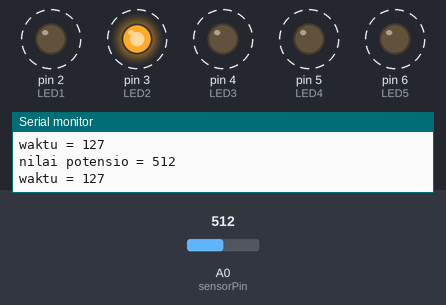
A sketch run on a simulated Arduino Uno, built with avr-gcc and run on an emulated ATmega328P. Parts: output pins drawn as LEDs (lit = HIGH), the last lines printed to the serial monitor. Dashed ring = blinking. The test bench sets the inputs (shaded band); at power-on: A0 (sensorPin) = 512.

Above: at 1.4 s.
1.5 s: A0 (sensorPin) set to 0
At 2.7 s:
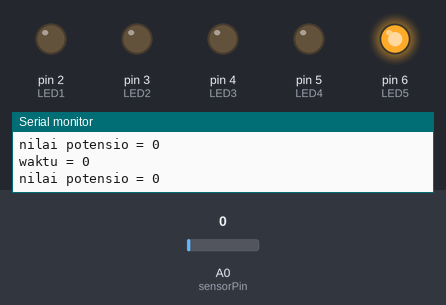
3.5 s: A0 (sensorPin) set to 122
At 4.35 s:
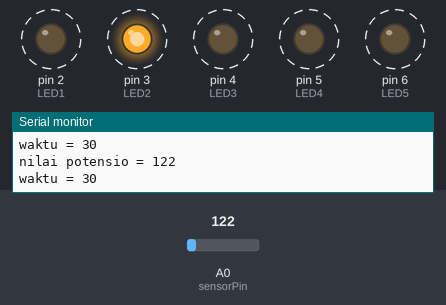
6.8 s: A0 (sensorPin) set to 0
At 8.6 s:
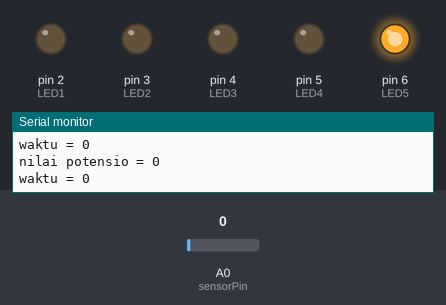
Timing chart, 0 to 10.1 s (numbered marks = the images above; inputs shaded):
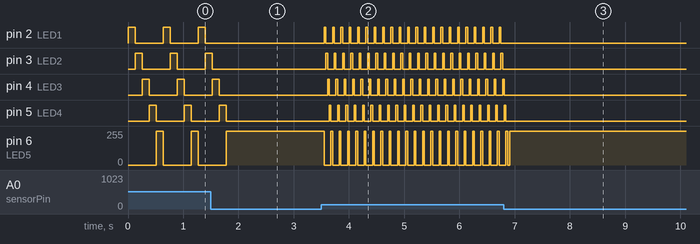

Measured:
- after the input at 1.5 s, pin 2 (LED1): stops changing and stays LOW; pin 3 (LED2): goes on until 1.5 s, then stays LOW; pin 4 (LED3): goes on until 1.7 s, then stays LOW; pin 5 (LED4): goes on until 1.8 s, then stays LOW; pin 6 (LED5): goes on until 1.8 s, then stays 255/255
- after the input at 3.5 s, pin 2 (LED1): alternates HIGH for 0.03 s and LOW for 0.12 s, starting after 0.05 s; pin 3 (LED2): alternates HIGH for 0.03 s and LOW for 0.12 s, starting after 0.08 s
- after the input at 6.8 s, pin 2 (LED1), pin 3 (LED2): stops changing and stays LOW; pin 4 (LED3), pin 5 (LED4): goes on until 6.8 s, then stays LOW
- by itself, pin 2 (LED1), pin 3 (LED2), pin 4 (LED3), pin 5 (LED4): alternates HIGH for 0.13 s and LOW for 0.51 s
- by itself, pin 6 (LED5): alternates 255/255 for 0.13 s and 0/255 for 0.51 s

The sketch:

delay_potensiometer.ino
```cpp
#define LED1  2
#define LED2  3
#define LED3  4
#define LED4  5
#define LED5  6

int sensorPin = A0;
int sensorVlue = 0;

void setup() {
  // put your setup code here, to run once:
pinMode(LED1,OUTPUT);
pinMode(LED2,OUTPUT);
pinMode(LED3,OUTPUT);
pinMode(LED4,OUTPUT);
pinMode(LED5,OUTPUT);
Serial.begin(9600);
}

void loop() {
  // put your main code here, to run repeatedly:
sensorVlue =analogRead(sensorPin);
int lama = map(sensorVlue,0,1023,0,255);
Serial.print("nilai potensio = ");
Serial.println(sensorVlue);
Serial.print("waktu = ");
Serial.println(lama);
//led 1
digitalWrite(LED1,HIGH);
digitalWrite(LED2,LOW);
digitalWrite(LED3,LOW);
digitalWrite(LED4,LOW);
digitalWrite(LED5,LOW);
delay(lama);
digitalWrite(LED1,LOW);
digitalWrite(LED2,HIGH);
digitalWrite(LED3,LOW);
digitalWrite(LED4,LOW);
digitalWrite(LED5,LOW);
delay(lama);
digitalWrite(LED1,LOW);
digitalWrite(LED2,LOW);
digitalWrite(LED3,HIGH);
digitalWrite(LED4,LOW);
digitalWrite(LED5,LOW);
delay(lama);
digitalWrite(LED1,LOW);
digitalWrite(LED2,LOW);
digitalWrite(LED3,LOW);
digitalWrite(LED4,HIGH);
digitalWrite(LED5,LOW);
delay(lama);
digitalWrite(LED1,LOW);
digitalWrite(LED2,LOW);
digitalWrite(LED3,LOW);
digitalWrite(LED4,LOW);
digitalWrite(LED5,HIGH);
delay(lama);
}
```
